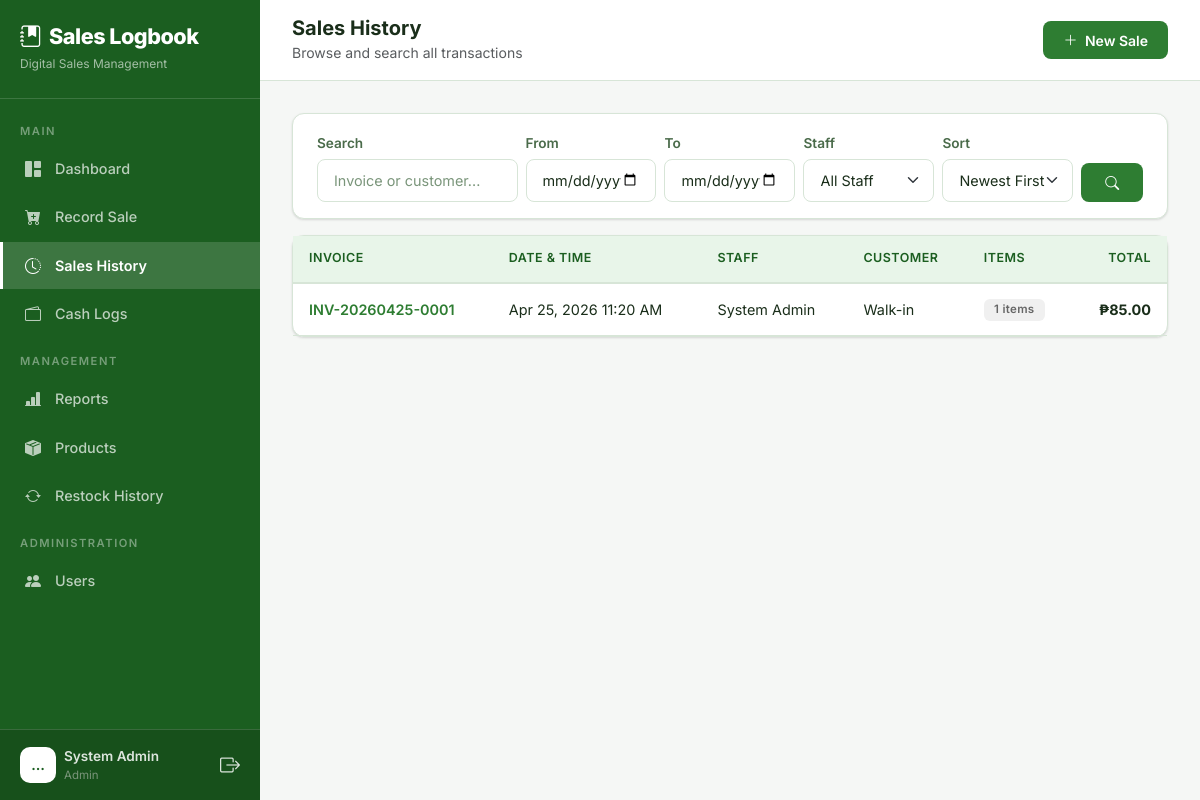
Before: /sales/history/ (signed in) with the older database file.
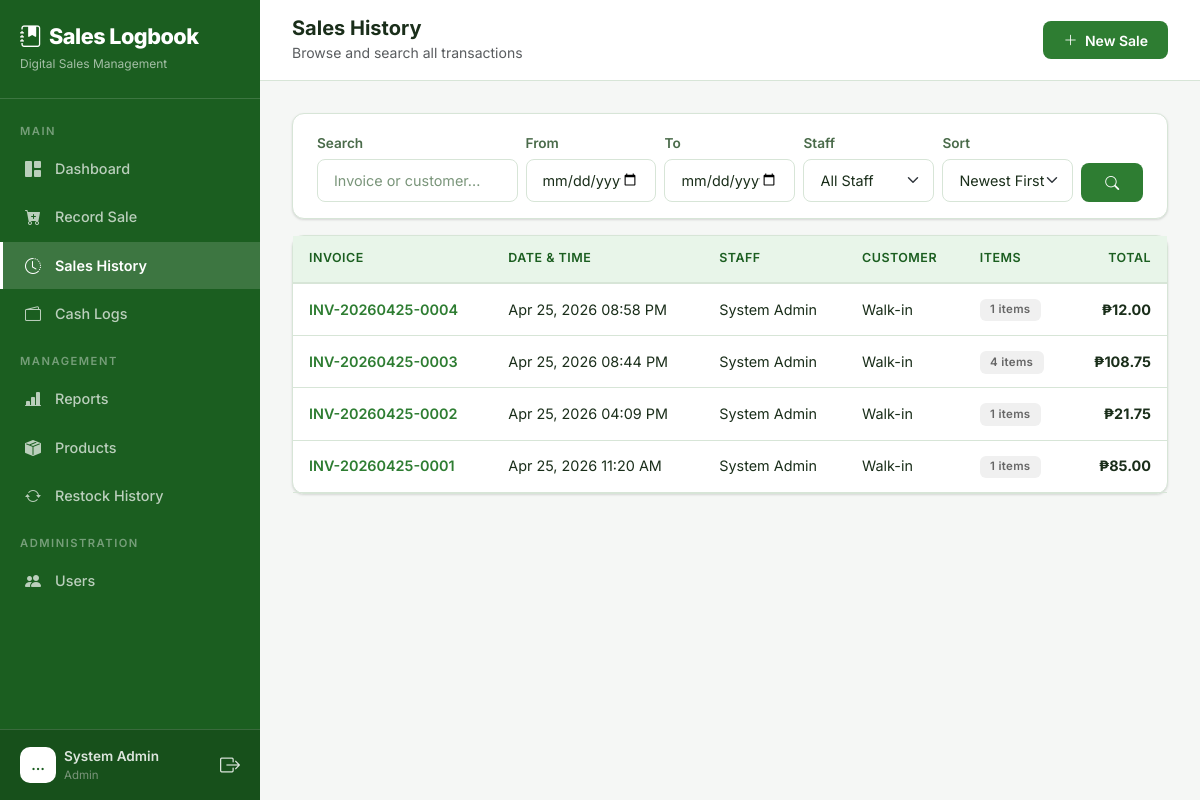
After: the same page with the newer database file.
### core/models.py (models this page shows, shortened)
class Sale(models.Model):
    invoice_number = models.CharField(max_length=30, unique=True, editable=False)
    user = models.ForeignKey(User, on_delete=models.SET_NULL, null=True, related_name='sales')
    customer_name = models.CharField(max_length=200, blank=True, null=True)
    notes = models.TextField(blank=True, null=True)
    total_amount = models.DecimalField(max_digits=12, decimal_places=2, default=0)
    date = models.DateTimeField(default=timezone.now)
    created_at = models.DateTimeField(auto_now_add=True)
    class Meta:
        ordering = ['-date']

class User(AbstractUser):
    ROLE_CHOICES = (
        ('admin', 'Admin'),
        ('manager', 'Manager'),
        ('staff', 'Sales Staff'),
    )
    role = models.CharField(max_length=10, choices=ROLE_CHOICES, default='staff')
    phone = models.CharField(max_length=20, blank=True, null=True)

### core/views.py (the view)
# urls.py: path('sales/history/', views.sales_history, name='sales_history'),
@login_required
def sales_history(request):
    qs = Sale.objects.select_related('user').all()
    if request.user.role == 'staff':
        qs = qs.filter(user=request.user)
    search = request.GET.get('search', '').strip()
    date_from = request.GET.get('date_from', '')
    date_to = request.GET.get('date_to', '')
    staff_filter = request.GET.get('staff', '')
    sort_by = request.GET.get('sort', '-date')
    if search:
        qs = qs.filter(
            Q(invoice_number__icontains=search) |
            Q(customer_name__icontains=search)
        )
    if date_from:
        qs = qs.filter(date__date__gte=date_from)
    if date_to:
        qs = qs.filter(date__date__lte=date_to)
    if staff_filter:
        qs = qs.filter(user_id=staff_filter)
    allowed_sorts = ['date', '-date', 'total_amount', '-total_amount']
    if sort_by in allowed_sorts:
        qs = qs.order_by(sort_by)
    paginator = Paginator(qs, 20)
    page = request.GET.get('page', 1)
    sales = paginator.get_page(page)
    staff_list = User.objects.all().order_by('first_name')
    context = {
        'sales': sales,
        'staff_list': staff_list,
        'search': search,
        'date_from': date_from,
        'date_to': date_to,
        'staff_filter': staff_filter,
        'sort_by': sort_by,
    }
    return render(request, 'core/sales_history.html', context)

### core/templates/core/sales_history.html (shortened to what the changed rows need)
{% extends "core/base.html" %}
{% load static %}
{% block body %}
<div class="main-content">
    <div class="page-content fade-in">
        <div class="card">
            <div class="card-body p-0">
                {% if sales %}
                <div class="table-responsive">
                    <table class="table table-hover mb-0">
                        <thead>
                            <tr>
                                <th>Invoice</th>
                                <th>Date & Time</th>
                                <th>Staff</th>
                                <th>Customer</th>
                                <th>Items</th>
                                <th class="text-end">Total</th>
                            </tr>
                        </thead>
                        <tbody>
                            {% for sale in sales %}
                            <tr style="cursor:pointer" onclick="window.location='{% url 'sale_detail' sale.pk %}'">
                                <td><span class="fw-semibold text-primary">{{ sale.invoice_number }}</span></td>
                                <td>{{ sale.date|date:"M d, Y h:i A" }}</td>
                                <td>{{ sale.user.get_full_name|default:sale.user.username }}</td>
                                <td>{{ sale.customer_name|default:"Walk-in" }}</td>
                                <td><span class="badge bg-secondary bg-opacity-25">{{ sale.items.count }} items</span></td>
                                <td class="text-end fw-bold">₱{{ sale.total_amount|floatformat:2 }}</td>
                            </tr>
                            {% endfor %}
                        </tbody>
                    </table>
                </div>
                {% else %}
                <div class="empty-state">
                    <i class="bi bi-journal-x"></i>
                    <p>No sales found matching your criteria.</p>
                </div>
                {% endif %}
            </div>
        </div>
    </div>
</div>
{% endblock %}

Changed rows visible on the page:
added Sale: invoice_number "INV-20260425-0004", date "Apr 25, 2026 08:58 PM", user.get_full_name "System Admin", customer_name "Walk-in", items.count "1", total_amount "12.00"
added Sale: invoice_number "INV-20260425-0003", date "Apr 25, 2026 08:44 PM", user.get_full_name "System Admin", customer_name "Walk-in", items.count "4", total_amount "108.75"
added Sale: invoice_number "INV-20260425-0002", date "Apr 25, 2026 04:09 PM", user.get_full_name "System Admin", customer_name "Walk-in", items.count "1", total_amount "21.75"
